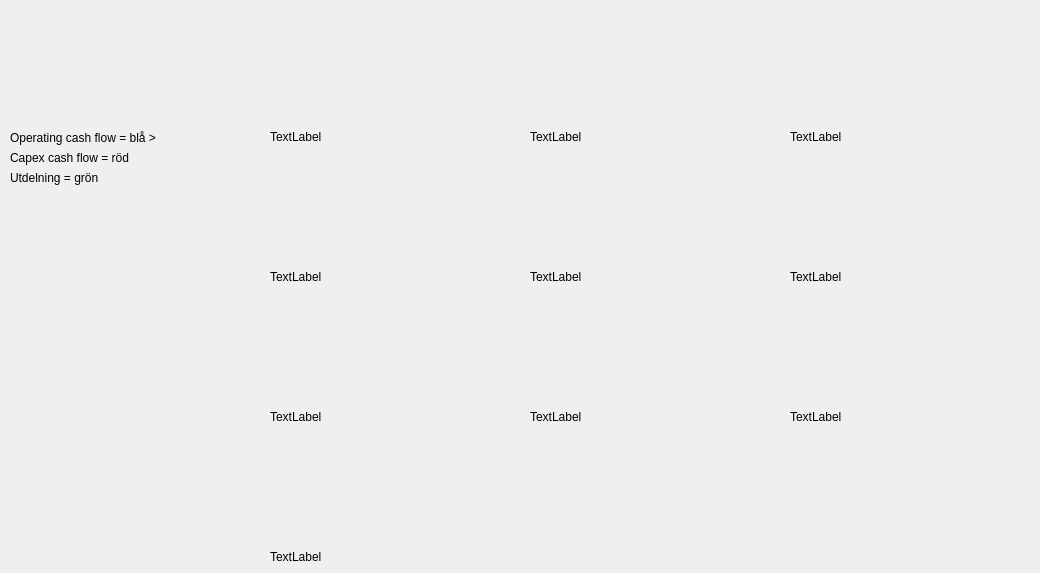
   <widget class="QWidget" name="tab_4">
    <attribute name="title">
     <string>Grafer1</string>
    </attribute>
    <widget class="QwtPlot" name="qwtPlot_1">
     <property name="geometry">
      <rect>
       <x>530</x>
       <y>10</y>
       <width>241</width>
       <height>121</height>
      </rect>
     </property>
    </widget>
    <widget class="QwtPlot" name="qwtPlot_3">
     <property name="geometry">
      <rect>
       <x>270</x>
       <y>150</y>
       <width>241</width>
       <height>121</height>
      </rect>
     </property>
    </widget>
    <widget class="QwtPlot" name="qwtPlot_5">
     <property name="geometry">
      <rect>
       <x>790</x>
       <y>150</y>
       <width>241</width>
       <height>121</height>
      </rect>
     </property>
    </widget>
    <widget class="QwtPlot" name="qwtPlot_0">
     <property name="geometry">
      <rect>
       <x>270</x>
       <y>10</y>
       <width>241</width>
       <height>121</height>
      </rect>
     </property>
    </widget>
    <widget class="QwtPlot" name="qwtPlot_2">
     <property name="geometry">
      <rect>
       <x>790</x>
       <y>10</y>
       <width>241</width>
       <height>121</height>
      </rect>
     </property>
    </widget>
    <widget class="QwtPlot" name="qwtPlot_4">
     <property name="geometry">
      <rect>
       <x>530</x>
       <y>150</y>
       <width>241</width>
       <height>121</height>
      </rect>
     </property>
    </widget>
    <widget class="QwtPlot" name="qwtPlot_6">
     <property name="geometry">
      <rect>
       <x>270</x>
       <y>290</y>
       <width>241</width>
       <height>121</height>
      </rect>
     </property>
    </widget>
    <widget class="QwtPlot" name="qwtPlot_7">
     <property name="geometry">
      <rect>
       <x>530</x>
       <y>290</y>
       <width>241</width>
       <height>121</height>
      </rect>
     </property>
    </widget>
    <widget class="QwtPlot" name="qwtPlot_8">
     <property name="geometry">
      <rect>
       <x>790</x>
       <y>290</y>
       <width>241</width>
       <height>121</height>
      </rect>
     </property>
    </widget>
    <widget class="QwtPlot" name="qwtPlot_9">
     <property name="geometry">
      <rect>
       <x>270</x>
       <y>430</y>
       <width>241</width>
       <height>121</height>
      </rect>
     </property>
    </widget>
    <widget class="QwtPlot" name="qwtCashFlowPlot">
     <property name="geometry">
      <rect>
       <x>10</x>
       <y>10</y>
       <width>241</width>
       <height>121</height>
      </rect>
     </property>
    </widget>
    <widget class="QLabel" name="label_27">
     <property name="geometry">
      <rect>
       <x>10</x>
       <y>130</y>
       <width>191</width>
       <height>16</height>
      </rect>
     </property>
     <property name="text">
      <string>Operating cash flow = blå &gt;</string>
     </property>
    </widget>
    <widget class="QLabel" name="label_28">
     <property name="geometry">
      <rect>
       <x>10</x>
       <y>150</y>
       <width>181</width>
       <height>16</height>
      </rect>
     </property>
     <property name="text">
      <string>Capex cash flow = röd</string>
     </property>
    </widget>
    <widget class="QLabel" name="label_29">
     <property name="geometry">
      <rect>
       <x>270</x>
       <y>130</y>
       <width>59</width>
       <height>14</height>
      </rect>
     </property>
     <property name="text">
      <string>TextLabel</string>
     </property>
    </widget>
    <widget class="QLabel" name="label_30">
     <property name="geometry">
      <rect>
       <x>270</x>
       <y>270</y>
       <width>59</width>
       <height>14</height>
      </rect>
     </property>
     <property name="text">
      <string>TextLabel</string>
     </property>
    </widget>
    <widget class="QLabel" name="label_31">
     <property name="geometry">
      <rect>
       <x>270</x>
       <y>410</y>
       <width>59</width>
       <height>14</height>
      </rect>
     </property>
     <property name="text">
      <string>TextLabel</string>
     </property>
    </widget>
    <widget class="QLabel" name="label_42">
     <property name="geometry">
      <rect>
       <x>270</x>
       <y>550</y>
       <width>59</width>
       <height>14</height>
      </rect>
     </property>
     <property name="text">
      <string>TextLabel</string>
     </property>
    </widget>
    <widget class="QLabel" name="label_43">
     <property name="geometry">
      <rect>
       <x>530</x>
       <y>130</y>
       <width>59</width>
       <height>14</height>
      </rect>
     </property>
     <property name="text">
      <string>TextLabel</string>
     </property>
    </widget>
    <widget class="QLabel" name="label_44">
     <property name="geometry">
      <rect>
       <x>530</x>
       <y>270</y>
       <width>59</width>
       <height>14</height>
      </rect>
     </property>
     <property name="text">
      <string>TextLabel</string>
     </property>
    </widget>
    <widget class="QLabel" name="label_45">
     <property name="geometry">
      <rect>
       <x>530</x>
       <y>410</y>
       <width>59</width>
       <height>14</height>
      </rect>
     </property>
     <property name="text">
      <string>TextLabel</string>
     </property>
    </widget>
    <widget class="QLabel" name="label_46">
     <property name="geometry">
      <rect>
       <x>790</x>
       <y>130</y>
       <width>59</width>
       <height>14</height>
      </rect>
     </property>
     <property name="text">
      <string>TextLabel</string>
     </property>
    </widget>
    <widget class="QLabel" name="label_47">
     <property name="geometry">
      <rect>
       <x>790</x>
       <y>270</y>
       <width>59</width>
       <height>14</height>
      </rect>
     </property>
     <property name="text">
      <string>TextLabel</string>
     </property>
    </widget>
    <widget class="QLabel" name="label_48">
     <property name="geometry">
      <rect>
       <x>790</x>
       <y>410</y>
       <width>59</width>
       <height>14</height>
      </rect>
     </property>
     <property name="text">
      <string>TextLabel</string>
     </property>
    </widget>
    <widget class="QLabel" name="label_50">
     <property name="geometry">
      <rect>
       <x>10</x>
       <y>170</y>
       <width>181</width>
       <height>16</height>
      </rect>
     </property>
     <property name="text">
      <string>Utdelning = grön</string>
     </property>
    </widget>
   </widget>
